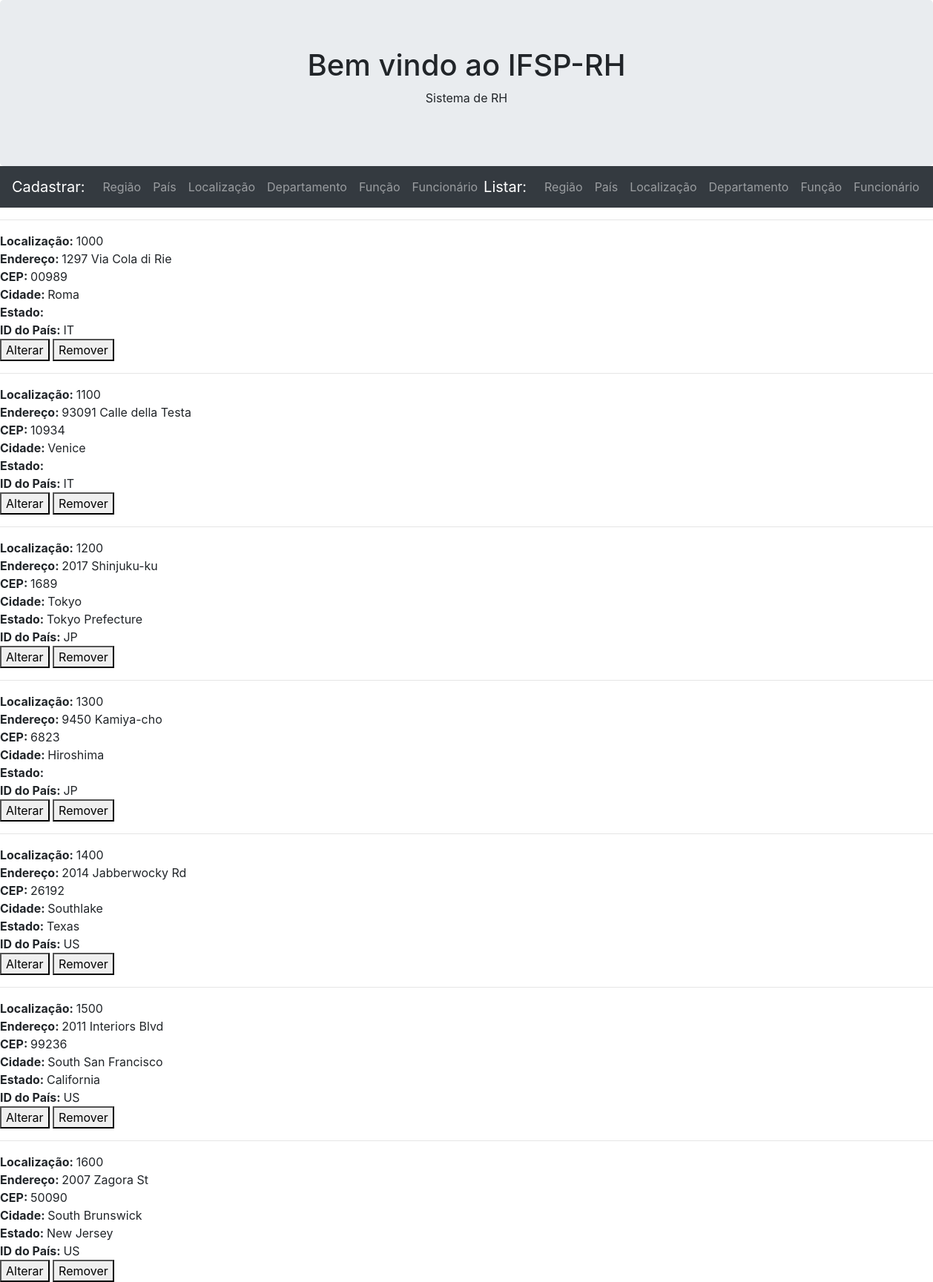
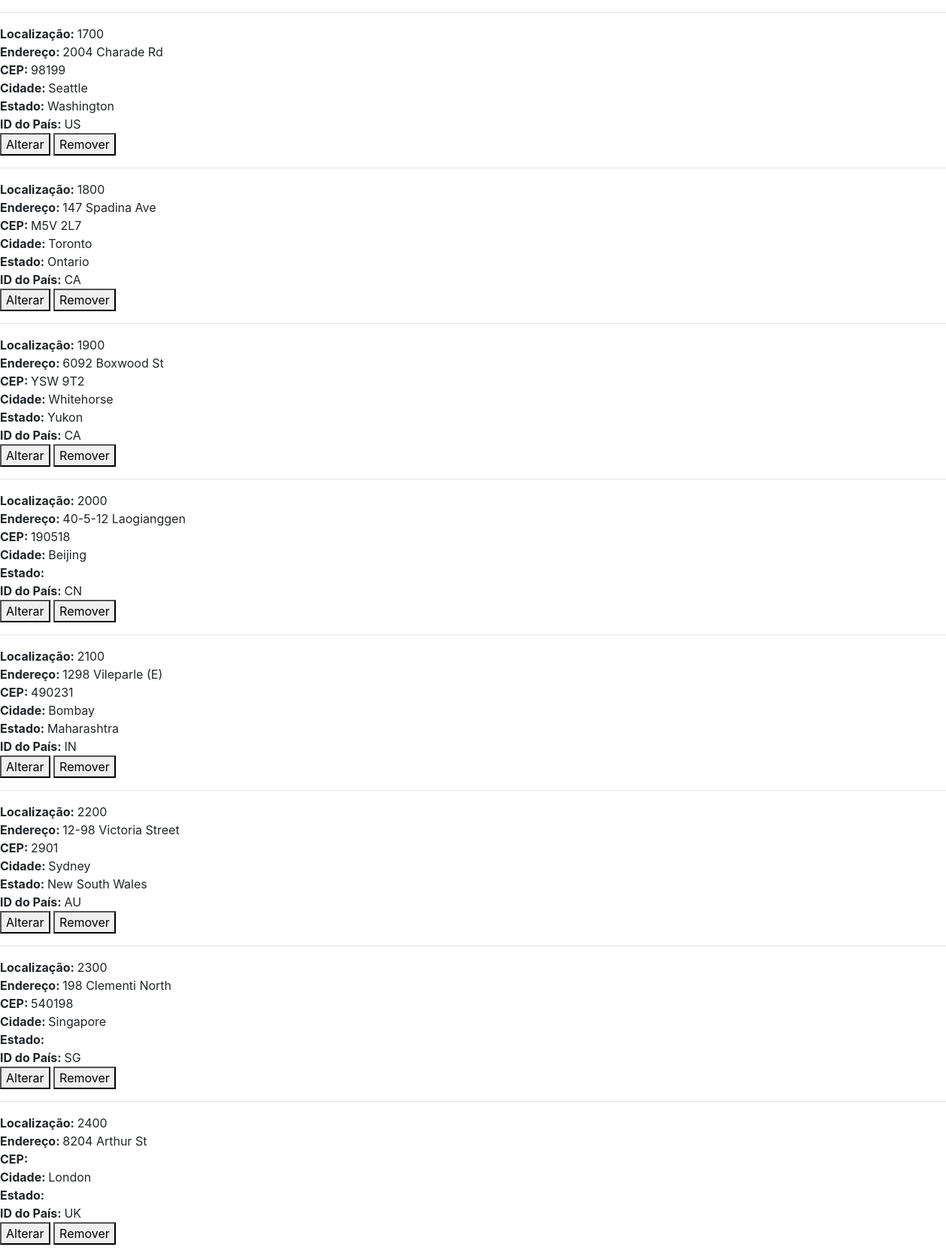
The page /listar_localizacao.php (upper part) on the database its author committed (2 pictures, top to bottom).
### tables this page shows
CREATE TABLE `localizacao` (
  `ID_LOCALIZACAO` int(11) NOT NULL,
  `ENDERECO` varchar(40) DEFAULT NULL,
  `CEP` varchar(12) DEFAULT NULL,
  `CIDADE` varchar(30) DEFAULT NULL,
  `ESTADO` varchar(25) DEFAULT NULL,
  `ID_PAIS` char(2) DEFAULT NULL
);

### classeLocalizacao.php (the view, shortened to what this page needs)
<?php
class Localizacao extends Pais {
public $id_localizacao;
public $endereco;
public $cep;
public $cidade;
public $estado;
public $id_pais;
public function __construct($valores){
    $this->id_localizacao = $valores["ID_LOCALIZACAO"];
    $this->endereco = $valores["ENDERECO"];
    $this->cep = $valores["CEP"];
    $this->cidade = $valores["CIDADE"];
    $this->estado = $valores["ESTADO"];
    $this->id_pais = $valores["ID_PAIS"];
}
public function exibir(){
    echo "<div id='id_controle_localizacao$this->id_pais'>";
    echo "<form id='form$this->id_pais'>";
    echo "<hr>";
    echo "<b>Localização: </b><span id='id_localizacao$this->id_pais'>$this->id_localizacao</span><br>";
    echo "<b>Endereço: </b><span id='id_endereco$this->id_pais'>$this->endereco</span><br>";
    echo "<b>CEP: </b><span id='id_cep$this->id_pais'>$this->cep</span><br>";
    echo "<b>Cidade: </b><span id='id_cidade$this->id_pais'>$this->cidade</span><br>";
    echo "<b>Estado: </b><span id='id_estado$this->id_pais'>$this->estado</span><br>";
    echo "<b>ID do País: </b><span id='nome_pais$this->id_pais'>$this->id_pais</span><br>";
    echo "<button type='button' class='alterar_localizacao' value='$this->id_pais'>Alterar</button>
          <button type='button' class='alterando_localizacao' value='$this->id_pais' style='display:none'>Alterar</button>
          <button class='remover_localizacao' value='$this->id_pais'>Remover</button>
          </form>";
    echo "</div>";
    }
}

### listar_localizacao.php
<?php
include "cabecalho.php";
include "classeLocalizacao.php";
include "conexao.php";
$sql = "SELECT * FROM localizacao";
$resultado = $conexao->query($sql) or die(print_r($conexao->errorInfo()));
if($resultado->rowCount()>0){
    foreach($resultado as $i=>$t){
        $c = new Localizacao($t);
        $c->exibir();
    }
}
else {
    echo "Não há dados cadastrados";
}
?>

### rows shown on the page
localizacao: ID_LOCALIZACAO "1000", ENDERECO "1297 Via Cola di Rie", CEP "00989", CIDADE "Roma", ID_PAIS "IT"
localizacao: ID_LOCALIZACAO "1100", ENDERECO "93091 Calle della Testa", CEP "10934", CIDADE "Venice", ID_PAIS "IT"
localizacao: ID_LOCALIZACAO "1200", ENDERECO "2017 Shinjuku-ku", CEP "1689", CIDADE "Tokyo", ESTADO "Tokyo Prefecture", ID_PAIS "JP"
localizacao: ID_LOCALIZACAO "1300", ENDERECO "9450 Kamiya-cho", CEP "6823", CIDADE "Hiroshima", ID_PAIS "JP"
localizacao: ID_LOCALIZACAO "1400", ENDERECO "2014 Jabberwocky Rd", CEP "26192", CIDADE "Southlake", ESTADO "Texas", ID_PAIS "US"
localizacao: ID_LOCALIZACAO "1500", ENDERECO "2011 Interiors Blvd", CEP "99236", CIDADE "South San Francisco", ESTADO "California", ID_PAIS "US"
localizacao: ID_LOCALIZACAO "1600", ENDERECO "2007 Zagora St", CEP "50090", CIDADE "South Brunswick", ESTADO "New Jersey", ID_PAIS "US"
localizacao: ID_LOCALIZACAO "1700", ENDERECO "2004 Charade Rd", CEP "98199", CIDADE "Seattle", ESTADO "Washington", ID_PAIS "US"
localizacao: ID_LOCALIZACAO "1800", ENDERECO "147 Spadina Ave", CEP "M5V 2L7", CIDADE "Toronto", ESTADO "Ontario", ID_PAIS "CA"
localizacao: ID_LOCALIZACAO "1900", ENDERECO "6092 Boxwood St", CEP "YSW 9T2", CIDADE "Whitehorse", ESTADO "Yukon", ID_PAIS "CA"
localizacao: ID_LOCALIZACAO "2000", ENDERECO "40-5-12 Laogianggen", CEP "190518", CIDADE "Beijing", ID_PAIS "CN"
localizacao: ID_LOCALIZACAO "2100", ENDERECO "1298 Vileparle (E)", CEP "490231", CIDADE "Bombay", ESTADO "Maharashtra", ID_PAIS "IN"
localizacao: ID_LOCALIZACAO "2200", ENDERECO "12-98 Victoria Street", CEP "2901", CIDADE "Sydney", ESTADO "New South Wales", ID_PAIS "AU"
localizacao: ID_LOCALIZACAO "2300", ENDERECO "198 Clementi North", CEP "540198", CIDADE "Singapore", ID_PAIS "SG"
localizacao: ID_LOCALIZACAO "2400", ENDERECO "8204 Arthur St", CIDADE "London", ID_PAIS "UK"
